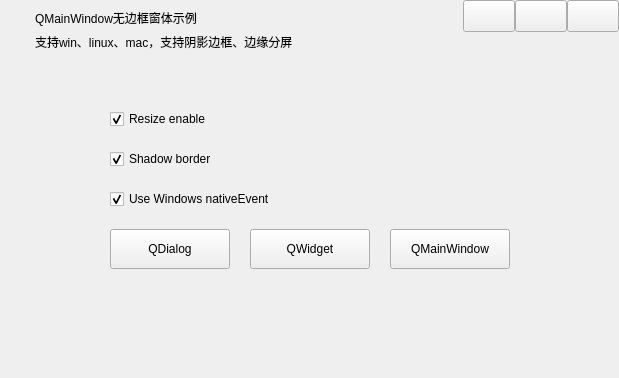
<?xml version="1.0" encoding="UTF-8"?>
<ui version="4.0">
 <class>MainWindow</class>
 <widget class="QMainWindow" name="MainWindow">
  <property name="geometry">
   <rect>
    <x>0</x>
    <y>0</y>
    <width>619</width>
    <height>378</height>
   </rect>
  </property>
  <property name="windowTitle">
   <string>MainWindow</string>
  </property>
  <widget class="QWidget" name="centralwidget">
   <layout class="QGridLayout" name="gridLayout_5">
    <property name="leftMargin">
     <number>0</number>
    </property>
    <property name="topMargin">
     <number>0</number>
    </property>
    <property name="rightMargin">
     <number>0</number>
    </property>
    <property name="bottomMargin">
     <number>0</number>
    </property>
    <property name="spacing">
     <number>0</number>
    </property>
    <item row="0" column="0">
     <widget class="QWidget" name="widget_titleBar" native="true">
      <property name="sizePolicy">
       <sizepolicy hsizetype="Preferred" vsizetype="Fixed">
        <horstretch>0</horstretch>
        <verstretch>0</verstretch>
       </sizepolicy>
      </property>
      <property name="minimumSize">
       <size>
        <width>0</width>
        <height>60</height>
       </size>
      </property>
      <property name="maximumSize">
       <size>
        <width>16777215</width>
        <height>60</height>
       </size>
      </property>
      <layout class="QHBoxLayout" name="horizontalLayout_2">
       <property name="spacing">
        <number>0</number>
       </property>
       <property name="leftMargin">
        <number>0</number>
       </property>
       <property name="topMargin">
        <number>0</number>
       </property>
       <property name="rightMargin">
        <number>0</number>
       </property>
       <property name="bottomMargin">
        <number>0</number>
       </property>
       <item>
        <widget class="QWidget" name="widget_caption" native="true">
         <layout class="QGridLayout" name="gridLayout_2">
          <item row="0" column="0">
           <layout class="QGridLayout" name="gridLayout_4">
            <item row="0" column="0">
             <widget class="QLabel" name="label_logo">
              <property name="minimumSize">
               <size>
                <width>20</width>
                <height>20</height>
               </size>
              </property>
              <property name="maximumSize">
               <size>
                <width>20</width>
                <height>20</height>
               </size>
              </property>
              <property name="text">
               <string/>
              </property>
             </widget>
            </item>
            <item row="0" column="1">
             <widget class="QLabel" name="label_title">
              <property name="sizePolicy">
               <sizepolicy hsizetype="Expanding" vsizetype="Maximum">
                <horstretch>0</horstretch>
                <verstretch>0</verstretch>
               </sizepolicy>
              </property>
              <property name="text">
               <string>QMainWindow无边框窗体示例</string>
              </property>
             </widget>
            </item>
            <item row="1" column="1">
             <widget class="QLabel" name="label">
              <property name="text">
               <string>支持win、linux、mac，支持阴影边框、边缘分屏</string>
              </property>
             </widget>
            </item>
           </layout>
          </item>
         </layout>
        </widget>
       </item>
       <item>
        <widget class="QWidget" name="widgetMenu" native="true">
         <property name="sizePolicy">
          <sizepolicy hsizetype="Preferred" vsizetype="Preferred">
           <horstretch>0</horstretch>
           <verstretch>0</verstretch>
          </sizepolicy>
         </property>
         <property name="minimumSize">
          <size>
           <width>0</width>
           <height>0</height>
          </size>
         </property>
         <property name="maximumSize">
          <size>
           <width>16777215</width>
           <height>16777215</height>
          </size>
         </property>
         <layout class="QGridLayout" name="gridLayout_3">
          <property name="leftMargin">
           <number>0</number>
          </property>
          <property name="topMargin">
           <number>0</number>
          </property>
          <property name="rightMargin">
           <number>0</number>
          </property>
          <property name="bottomMargin">
           <number>0</number>
          </property>
          <property name="spacing">
           <number>0</number>
          </property>
          <item row="0" column="0">
           <widget class="QPushButton" name="btnMenu_Min">
            <property name="sizePolicy">
             <sizepolicy hsizetype="Minimum" vsizetype="Expanding">
              <horstretch>0</horstretch>
              <verstretch>0</verstretch>
             </sizepolicy>
            </property>
            <property name="minimumSize">
             <size>
              <width>52</width>
              <height>32</height>
             </size>
            </property>
            <property name="maximumSize">
             <size>
              <width>52</width>
              <height>32</height>
             </size>
            </property>
            <property name="cursor">
             <cursorShape>ArrowCursor</cursorShape>
            </property>
            <property name="focusPolicy">
             <enum>Qt::NoFocus</enum>
            </property>
            <property name="toolTip">
             <string>最小化</string>
            </property>
            <property name="text">
             <string/>
            </property>
            <property name="type" stdset="0">
             <string>minsize</string>
            </property>
           </widget>
          </item>
          <item row="0" column="2">
           <widget class="QPushButton" name="btnMenu_Close">
            <property name="sizePolicy">
             <sizepolicy hsizetype="Minimum" vsizetype="Minimum">
              <horstretch>0</horstretch>
              <verstretch>0</verstretch>
             </sizepolicy>
            </property>
            <property name="minimumSize">
             <size>
              <width>52</width>
              <height>32</height>
             </size>
            </property>
            <property name="maximumSize">
             <size>
              <width>52</width>
              <height>32</height>
             </size>
            </property>
            <property name="cursor">
             <cursorShape>ArrowCursor</cursorShape>
            </property>
            <property name="focusPolicy">
             <enum>Qt::NoFocus</enum>
            </property>
            <property name="toolTip">
             <string>关闭</string>
            </property>
            <property name="text">
             <string/>
            </property>
            <property name="type" stdset="0">
             <string>close</string>
            </property>
           </widget>
          </item>
          <item row="0" column="1">
           <widget class="QPushButton" name="btnMenu_Max">
            <property name="sizePolicy">
             <sizepolicy hsizetype="Minimum" vsizetype="Expanding">
              <horstretch>0</horstretch>
              <verstretch>0</verstretch>
             </sizepolicy>
            </property>
            <property name="minimumSize">
             <size>
              <width>52</width>
              <height>32</height>
             </size>
            </property>
            <property name="maximumSize">
             <size>
              <width>52</width>
              <height>32</height>
             </size>
            </property>
            <property name="focusPolicy">
             <enum>Qt::NoFocus</enum>
            </property>
            <property name="text">
             <string/>
            </property>
            <property name="type" stdset="0">
             <string>maxsize</string>
            </property>
           </widget>
          </item>
          <item row="1" column="1">
           <spacer name="verticalSpacer_3">
            <property name="orientation">
             <enum>Qt::Vertical</enum>
            </property>
            <property name="sizeHint" stdset="0">
             <size>
              <width>20</width>
              <height>40</height>
             </size>
            </property>
           </spacer>
          </item>
         </layout>
        </widget>
       </item>
      </layout>
     </widget>
    </item>
    <item row="1" column="0">
     <widget class="QWidget" name="widget_client" native="true">
      <property name="sizePolicy">
       <sizepolicy hsizetype="Preferred" vsizetype="Expanding">
        <horstretch>0</horstretch>
        <verstretch>0</verstretch>
       </sizepolicy>
      </property>
      <layout class="QGridLayout" name="gridLayout">
       <property name="spacing">
        <number>20</number>
       </property>
       <item row="0" column="1">
        <spacer name="verticalSpacer">
         <property name="orientation">
          <enum>Qt::Vertical</enum>
         </property>
         <property name="sizeType">
          <enum>QSizePolicy::Fixed</enum>
         </property>
         <property name="sizeHint" stdset="0">
          <size>
           <width>20</width>
           <height>40</height>
          </size>
         </property>
        </spacer>
       </item>
       <item row="4" column="3">
        <widget class="QPushButton" name="pushButton_QMainWindow">
         <property name="minimumSize">
          <size>
           <width>120</width>
           <height>40</height>
          </size>
         </property>
         <property name="maximumSize">
          <size>
           <width>120</width>
           <height>40</height>
          </size>
         </property>
         <property name="text">
          <string>QMainWindow</string>
         </property>
        </widget>
       </item>
       <item row="4" column="2">
        <widget class="QPushButton" name="pushButton_QWidget">
         <property name="minimumSize">
          <size>
           <width>120</width>
           <height>40</height>
          </size>
         </property>
         <property name="maximumSize">
          <size>
           <width>120</width>
           <height>40</height>
          </size>
         </property>
         <property name="text">
          <string>QWidget</string>
         </property>
        </widget>
       </item>
       <item row="4" column="4">
        <spacer name="horizontalSpacer_2">
         <property name="orientation">
          <enum>Qt::Horizontal</enum>
         </property>
         <property name="sizeHint" stdset="0">
          <size>
           <width>60</width>
           <height>20</height>
          </size>
         </property>
        </spacer>
       </item>
       <item row="4" column="1">
        <widget class="QPushButton" name="pushButton_QDialog">
         <property name="minimumSize">
          <size>
           <width>120</width>
           <height>40</height>
          </size>
         </property>
         <property name="maximumSize">
          <size>
           <width>120</width>
           <height>40</height>
          </size>
         </property>
         <property name="text">
          <string>QDialog</string>
         </property>
        </widget>
       </item>
       <item row="4" column="0">
        <spacer name="horizontalSpacer">
         <property name="orientation">
          <enum>Qt::Horizontal</enum>
         </property>
         <property name="sizeHint" stdset="0">
          <size>
           <width>61</width>
           <height>20</height>
          </size>
         </property>
        </spacer>
       </item>
       <item row="5" column="2">
        <spacer name="verticalSpacer_2">
         <property name="orientation">
          <enum>Qt::Vertical</enum>
         </property>
         <property name="sizeHint" stdset="0">
          <size>
           <width>20</width>
           <height>40</height>
          </size>
         </property>
        </spacer>
       </item>
       <item row="3" column="1" colspan="3">
        <widget class="QCheckBox" name="checkBox_winNativeEvent">
         <property name="text">
          <string>Use Windows nativeEvent</string>
         </property>
         <property name="checked">
          <bool>true</bool>
         </property>
        </widget>
       </item>
       <item row="2" column="1" colspan="3">
        <widget class="QCheckBox" name="checkBox_shadowBorder">
         <property name="text">
          <string>Shadow border</string>
         </property>
         <property name="checked">
          <bool>true</bool>
         </property>
        </widget>
       </item>
       <item row="1" column="1" colspan="3">
        <widget class="QCheckBox" name="checkBox_resizeEnable">
         <property name="text">
          <string>Resize enable</string>
         </property>
         <property name="checked">
          <bool>true</bool>
         </property>
        </widget>
       </item>
      </layout>
     </widget>
    </item>
   </layout>
  </widget>
 </widget>
 <resources/>
 <connections/>
</ui>
